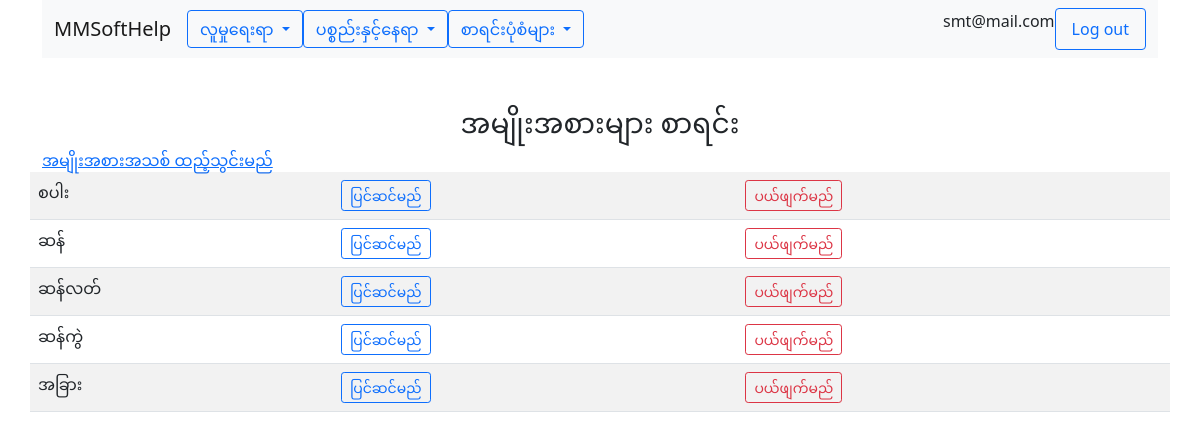
Screenshot of /category/index.php (signed in) with the database file from the repository.
### tables this page shows
CREATE TABLE `users` (
  `id` int(10) NOT NULL,
  `email` varchar(100) NOT NULL,
  `password` varchar(100) NOT NULL,
  `phone` varchar(25) NOT NULL,
  `address` varchar(250) NOT NULL,
  `com_id` int(10) NOT NULL,
  `role` varchar(25) NOT NULL
);

CREATE TABLE `companies` (
  `id` int(10) NOT NULL,
  `name` varchar(100) NOT NULL,
  `phone` varchar(15) NOT NULL,
  `address` varchar(250) NOT NULL
);

CREATE TABLE `categories` (
  `id` int(10) NOT NULL,
  `name` varchar(100) NOT NULL,
  `com_id` int(10) NOT NULL,
  `is_good` tinyint(1) NOT NULL
);

### app/functions.php (called while the page is built, shortened)
<?php
function view($name, $model= ''){
    require(APP_PATH . "views/layout.view.php");
}
function is_user_authenticated() {
    return isset($_SESSION['email']);
}
function is_user_admin() {
    $user = UserData::get_user_by_email($_SESSION['email']);
    return $user->role == 'admin';
}
function get_user() {
    $user = UserData::get_user_by_email($_SESSION['email']);
    return $user;
}
function get_company_id() {
    $user = UserData::get_user_by_email($_SESSION['email']);
    return $user->com_id;
}
function get_company_name() {
    return CompanyData::get_company_by_id(get_company_id())->name;
}
?>

### category/index.php (called while the page is built, shortened)
<?php
$view_bag =[
    'title' => 'Category',
];
$com_id = get_company_id();
$view_bag += ['com_id' => $com_id];
view('category/index', CategoryData::get_categories($com_id));
?>

### app/company/mysqlcompanyprovider.class.php (called while the page is built, shortened)
<?php
class MySqlCompanyProvider extends CompanyProvider{
    public function get_company_by_id($com_id){
        $db = $this -> connect();
        $sql = 'SELECT * FROM companies WHERE id = :id';
        $smt = $db->prepare($sql);
        $smt -> execute([
            ':id' => $com_id,
        ]);
        $data = $smt->fetchAll(PDO::FETCH_CLASS,'Company');
        return $data[0];
    }
    private function connect(){
        try{
            return new PDO($this->source, CONFIG['db_user'], CONFIG['db_password']);
        }catch(PDOException $e){
            return null;
        }
    }
}
?>

### app/user/mysqluserprovider.class.php (called while the page is built, shortened)
<?php
class MySqlUserProvider extends UserProvider{
    public function get_user_by_email($email){
        $db = $this -> connect();
        $sql = 'SELECT * FROM users WHERE email = :email';
        $smt = $db->prepare($sql);
        $smt -> execute([
            ':email' => $email,
        ]);
        $data = $smt->fetchAll(PDO::FETCH_CLASS,'User');
        return $data[0];
    }
    private function connect(){
        try{
            return new PDO($this->source, CONFIG['db_user'], CONFIG['db_password']);
        }catch(PDOException $e){
            return null;
        }
    }
}
?>

### app/user/userdata.class.php (called while the page is built, shortened)
<?php
class UserData{
    static private $ds;
    static public function initialize(UserProvider $data_provider){
        return self::$ds = $data_provider;
    }
    static public function get_user_by_email($email){
        return self::$ds->get_user_by_email($email);
    }
}
?>

### app/company/companydata.class.php (called while the page is built, shortened)
<?php
class CompanyData{
    static private $ds;
    static public function initialize(CompanyProvider $data_provider){
        return self::$ds = $data_provider;
    }
    static public function get_company_by_id($com_id){
        return self::$ds->get_company_by_id($com_id);
    }
}
?>

### app/category/mysqlcategoryprovider.class.php (called while the page is built, shortened)
<?php
class MySqlCategoryProvider extends CategoryProvider{
    public function get_categories($com_id){
        return $this -> query('SELECT * FROM categories WHERE com_id = :com_id',[
            ':com_id' => $com_id
        ]);
    }
    private function query($sql, $sql_params = []){
        $db = $this->connect();
        $query = null;
        if (empty($sql_params)){
            $query = $db->query($sql);
        }else{
            $query = $db-> prepare($sql);
            $query -> execute($sql_params);
        }
        $data = $query->fetchAll(PDO::FETCH_CLASS,'Category');
        return $data;
    }
    private function connect(){
        try{
            return new PDO($this->source, CONFIG['db_user'], CONFIG['db_password']);
        }catch(PDOException $e){
            return null;
        }
    }
}
?>

### app/category/categorydata.class.php (called while the page is built, shortened)
<?php
class CategoryData{
    static private $ds;
    static public function initialize(CategoryProvider $data_provider){
        return self::$ds = $data_provider;
    }
    static public function get_categories($com_id){
        return self::$ds->get_categories($com_id);
    }
}
?>

### views/category/index.view.php (the view)
<div class="row">
    <div class="col-lg-12 text-center">
        <h3 class="mt-5"><?php echo category_list ?></h3>
    </div>
</div>
<?php
if (is_user_admin()){
?>
<div class="row">
    <a href="create.php"><?php echo create_category ?></a>
</div>
<?php
}
?>
<div class="row">
    <table class="table table-striped">
    <?php foreach($model as $item) :
        if($item -> com_id == $view_bag["com_id"]){ ?>
        <tr>
            <td><?= $item->name ?></td>
<?php
if (is_user_admin()){
?>
            <td><a href="edit.php?key=<?= $item->id ?>" class="btn btn-outline-primary btn-sm"><?php echo edit_user ?></a></td>
            <td><a href="delete.php?key=<?= $item->id ?>" class="btn btn-outline-danger btn-sm"><?php echo del_user ?></a></td>
<?php
}
?>
        </tr>
    <?php } endforeach; ?>
    </table>
</div>

### views/layout.view.php (shortened to what this page needs)
<!DOCTYPE html>
<html lang="en">
  <head>
    <link href="https://cdn.jsdelivr.net/npm/bootstrap@5.0.2/dist/css/bootstrap.min.css" rel="stylesheet">
  </head>
  <body>
    <div class="container">
      <?php
      if (is_user_authenticated()){
      ?>
<nav class="navbar navbar-expand-lg navbar-light bg-light">
  <div class="container-fluid">
    <a class="navbar-brand" href="../company"><?= get_company_name(); ?></a>
    <div class="collapse navbar-collapse" id="navbarSupportedContent">
      <ul class="navbar-nav me-auto mb-2 mb-lg-0">
<div class="dropdown">
  <button class="btn btn-outline-primary dropdown-toggle" type="button" id="dropdownMenuButton1" data-bs-toggle="dropdown" aria-expanded="false">
    <?php echo people_menu; ?>
  </button>
</div>
<div class="dropdown">
  <button class="btn btn-outline-primary dropdown-toggle" type="button" id="dropdownMenuButton1" data-bs-toggle="dropdown" aria-expanded="false">
    <?php echo item_location_menu; ?>
  </button>
</div>
<div class="dropdown">
  <button class="btn btn-outline-primary dropdown-toggle" type="button" id="dropdownMenuButton1" data-bs-toggle="dropdown" aria-expanded="false">
    <?php echo forms; ?>
  </button>
</div>
      </ul>
      <?php
      }
      ?>
      <?php
      if (is_user_authenticated()){
      ?>
      <p><?= get_user()->email; ?></p>
      <a class="nav-link btn btn-outline-primary" href="../logout.php">Log out</a>
      <?php
      }
      ?>
    </div>
  </div>
</nav>
</div>
    <div class="container">
<?php require("$name.view.php");?>
    </div>
    </body>
    </html>

### rows the page displays
users: com.name "MMSoftHelp", email "smt@mail.com"
categories: name "စပါး"
categories: name "ဆန်"
categories: name "ဆန်လတ်"
categories: name "ဆန်ကွဲ"
categories: name "အခြား"

### other values shown
people_menu "လူမှုရေးရာ"
item_location_menu "ပစ္စည်းနှင့်နေရာ"
forms "စာရင်းပုံစံများ"
category_list "အမျိုးအစားများ စာရင်း"
create_category "အမျိုးအစားအသစ် ထည့်သွင်းမည်"
